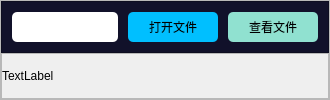
                      <widget class="QFrame" name="frame_visualmain">
                       <property name="frameShape">
                        <enum>QFrame::StyledPanel</enum>
                       </property>
                       <property name="frameShadow">
                        <enum>QFrame::Raised</enum>
                       </property>
                       <layout class="QVBoxLayout" name="verticalLayout_15">
                        <property name="spacing">
                         <number>0</number>
                        </property>
                        <property name="leftMargin">
                         <number>0</number>
                        </property>
                        <property name="topMargin">
                         <number>0</number>
                        </property>
                        <property name="rightMargin">
                         <number>0</number>
                        </property>
                        <property name="bottomMargin">
                         <number>0</number>
                        </property>
                        <item>
                         <widget class="QFrame" name="frame_10">
                          <property name="maximumSize">
                           <size>
                            <width>16777215</width>
                            <height>80</height>
                           </size>
                          </property>
                          <property name="styleSheet">
                           <string notr="true">background-color:#11112A;</string>
                          </property>
                          <property name="frameShape">
                           <enum>QFrame::StyledPanel</enum>
                          </property>
                          <property name="frameShadow">
                           <enum>QFrame::Raised</enum>
                          </property>
                          <layout class="QHBoxLayout" name="horizontalLayout_25">
                           <property name="spacing">
                            <number>10</number>
                           </property>
                           <property name="leftMargin">
                            <number>10</number>
                           </property>
                           <property name="topMargin">
                            <number>10</number>
                           </property>
                           <property name="rightMargin">
                            <number>10</number>
                           </property>
                           <property name="bottomMargin">
                            <number>10</number>
                           </property>
                           <item>
                            <widget class="QLineEdit" name="lineEdit_datafile_url">
                             <property name="minimumSize">
                              <size>
                               <width>0</width>
                               <height>30</height>
                              </size>
                             </property>
                             <property name="styleSheet">
                              <string notr="true">background-color:white;
color:black;
border-radius:5px;</string>
                             </property>
                            </widget>
                           </item>
                           <item>
                            <widget class="QPushButton" name="pushButton_open_data_file">
                             <property name="minimumSize">
                              <size>
                               <width>90</width>
                               <height>30</height>
                              </size>
                             </property>
                             <property name="styleSheet">
                              <string notr="true">background:deepskyblue;
border-radius:5px;</string>
                             </property>
                             <property name="text">
                              <string>打开文件</string>
                             </property>
                            </widget>
                           </item>
                           <item>
                            <widget class="QPushButton" name="pushButton_check_datafile">
                             <property name="minimumSize">
                              <size>
                               <width>90</width>
                               <height>30</height>
                              </size>
                             </property>
                             <property name="styleSheet">
                              <string notr="true">background:#90E1D0;
border-radius:5px;</string>
                             </property>
                             <property name="text">
                              <string>查看文件</string>
                             </property>
                            </widget>
                           </item>
                          </layout>
                         </widget>
                        </item>
                        <item>
                         <widget class="QFrame" name="frame_visual_show">
                          <property name="frameShape">
                           <enum>QFrame::StyledPanel</enum>
                          </property>
                          <property name="frameShadow">
                           <enum>QFrame::Raised</enum>
                          </property>
                          <layout class="QHBoxLayout" name="horizontalLayout_26">
                           <property name="spacing">
                            <number>0</number>
                           </property>
                           <property name="leftMargin">
                            <number>0</number>
                           </property>
                           <property name="topMargin">
                            <number>0</number>
                           </property>
                           <property name="rightMargin">
                            <number>0</number>
                           </property>
                           <property name="bottomMargin">
                            <number>0</number>
                           </property>
                           <item>
                            <widget class="QLabel" name="label_visual_show">
                             <property name="text">
                              <string>TextLabel</string>
                             </property>
                            </widget>
                           </item>
                          </layout>
                         </widget>
                        </item>
                       </layout>
                      </widget>
